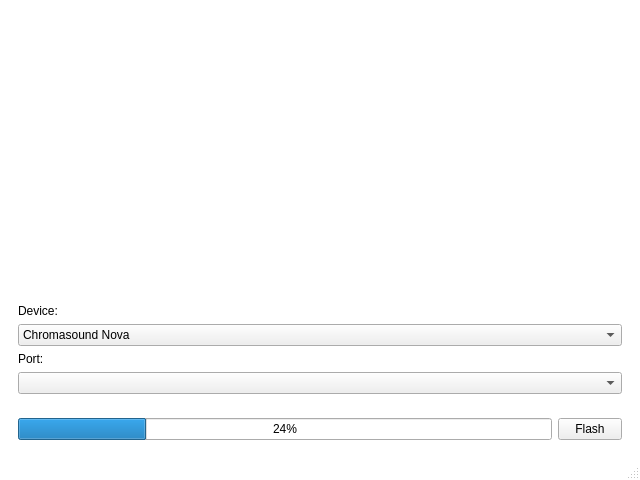
<?xml version="1.0" encoding="UTF-8"?>
<ui version="4.0">
 <class>MainWindow</class>
 <widget class="QMainWindow" name="MainWindow">
  <property name="geometry">
   <rect>
    <x>0</x>
    <y>0</y>
    <width>640</width>
    <height>480</height>
   </rect>
  </property>
  <property name="sizePolicy">
   <sizepolicy hsizetype="Fixed" vsizetype="Fixed">
    <horstretch>0</horstretch>
    <verstretch>0</verstretch>
   </sizepolicy>
  </property>
  <property name="minimumSize">
   <size>
    <width>640</width>
    <height>480</height>
   </size>
  </property>
  <property name="maximumSize">
   <size>
    <width>640</width>
    <height>480</height>
   </size>
  </property>
  <property name="windowTitle">
   <string>Chromasound Updater</string>
  </property>
  <property name="styleSheet">
   <string notr="true">QMainWindow { background-color: white; }</string>
  </property>
  <widget class="QWidget" name="centralwidget">
   <layout class="QVBoxLayout" name="verticalLayout_3" stretch="1,0,0">
    <property name="leftMargin">
     <number>18</number>
    </property>
    <property name="topMargin">
     <number>18</number>
    </property>
    <property name="rightMargin">
     <number>18</number>
    </property>
    <property name="bottomMargin">
     <number>18</number>
    </property>
    <item>
     <layout class="QVBoxLayout" name="verticalLayout">
      <item>
       <spacer name="verticalSpacer_2">
        <property name="orientation">
         <enum>Qt::Orientation::Vertical</enum>
        </property>
        <property name="sizeHint" stdset="0">
         <size>
          <width>20</width>
          <height>40</height>
         </size>
        </property>
       </spacer>
      </item>
      <item>
       <layout class="QHBoxLayout" name="horizontalLayout_2">
        <item>
         <spacer name="horizontalSpacer">
          <property name="orientation">
           <enum>Qt::Orientation::Horizontal</enum>
          </property>
          <property name="sizeHint" stdset="0">
           <size>
            <width>40</width>
            <height>20</height>
           </size>
          </property>
         </spacer>
        </item>
        <item>
         <widget class="QLabel" name="label">
          <property name="sizePolicy">
           <sizepolicy hsizetype="Fixed" vsizetype="Fixed">
            <horstretch>0</horstretch>
            <verstretch>0</verstretch>
           </sizepolicy>
          </property>
          <property name="text">
           <string/>
          </property>
          <property name="pixmap">
           <pixmap resource="resources.qrc">:/img/chromasound-studio.png</pixmap>
          </property>
         </widget>
        </item>
        <item>
         <spacer name="horizontalSpacer_2">
          <property name="orientation">
           <enum>Qt::Orientation::Horizontal</enum>
          </property>
          <property name="sizeHint" stdset="0">
           <size>
            <width>40</width>
            <height>20</height>
           </size>
          </property>
         </spacer>
        </item>
       </layout>
      </item>
      <item>
       <spacer name="verticalSpacer">
        <property name="orientation">
         <enum>Qt::Orientation::Vertical</enum>
        </property>
        <property name="sizeHint" stdset="0">
         <size>
          <width>20</width>
          <height>40</height>
         </size>
        </property>
       </spacer>
      </item>
     </layout>
    </item>
    <item>
     <layout class="QVBoxLayout" name="verticalLayout_2">
      <item>
       <widget class="QLabel" name="deviceLabel">
        <property name="text">
         <string>Device:</string>
        </property>
       </widget>
      </item>
      <item>
       <widget class="QComboBox" name="deviceComboBox">
        <item>
         <property name="text">
          <string>Chromasound Nova</string>
         </property>
        </item>
        <item>
         <property name="text">
          <string>Chromasound Nova Direct</string>
         </property>
        </item>
        <item>
         <property name="text">
          <string>Chromasound Pro</string>
         </property>
        </item>
        <item>
         <property name="text">
          <string>Chromasound Pro Direct</string>
         </property>
        </item>
       </widget>
      </item>
      <item>
       <widget class="QLabel" name="portLabel">
        <property name="text">
         <string>Port:</string>
        </property>
       </widget>
      </item>
      <item>
       <widget class="QComboBox" name="portComboBox"/>
      </item>
     </layout>
    </item>
    <item>
     <layout class="QHBoxLayout" name="horizontalLayout_3">
      <property name="topMargin">
       <number>18</number>
      </property>
      <item>
       <widget class="QProgressBar" name="progressBar">
        <property name="value">
         <number>24</number>
        </property>
       </widget>
      </item>
      <item>
       <widget class="QPushButton" name="flashButton">
        <property name="minimumSize">
         <size>
          <width>64</width>
          <height>0</height>
         </size>
        </property>
        <property name="maximumSize">
         <size>
          <width>64</width>
          <height>16777215</height>
         </size>
        </property>
        <property name="text">
         <string>Flash</string>
        </property>
       </widget>
      </item>
     </layout>
    </item>
   </layout>
  </widget>
  <widget class="QMenuBar" name="menubar">
   <property name="geometry">
    <rect>
     <x>0</x>
     <y>0</y>
     <width>640</width>
     <height>20</height>
    </rect>
   </property>
  </widget>
  <widget class="QStatusBar" name="statusbar"/>
 </widget>
 <resources>
  <include location="resources.qrc"/>
 </resources>
 <connections/>
</ui>
